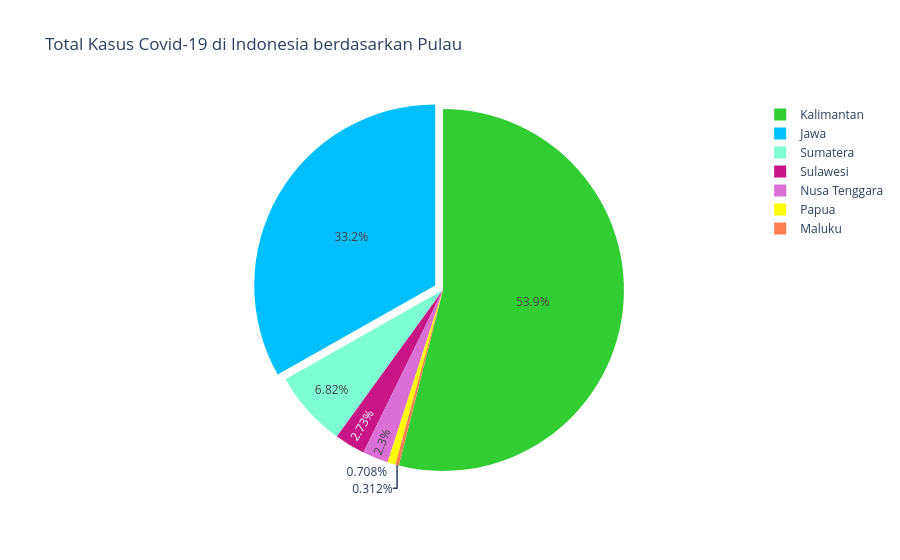

This figure's notebook cell:
### Code cell
color = ['DeepSkyBlue', 'limegreen', 'coral', 'Orchid', 'Yellow', 'MediumVioletRed', 'aquamarine']
fig = ply.graph_objs.Figure (
    data=[
        ply.graph_objs.Pie(labels=label, values=value, pull=explode, marker=dict(colors=color))]
    )
fig.update_layout(title= 'Total Kasus Covid-19 di Indonesia berdasarkan Pulau', autosize=True)
fig.show()

### Figure 1 — Plotly figure (JSON) as saved in the notebook; plotly's stock layout.template omitted (floating-point values rounded to 4 significant figures)
{"data": [{"labels": ["Jawa", "Kalimantan", "Maluku", "Nusa Tenggara", "Papua", "Sulawesi", "Sumatera"], "marker": {"colors": ["DeepSkyBlue", "limegreen", "coral", "Orchid", "Yellow", "MediumVioletRed", "aquamarine"]}, "pull": [0.05, 0, 0, 0, 0, 0, 0], "type": "pie", "values": [1684649515, 2736245238, 15828640, 116845418, 35920096, 138687078, 345841842]}], "layout": {"autosize": true, "title": {"text": "Total Kasus Covid-19 di Indonesia berdasarkan Pulau"}}}
